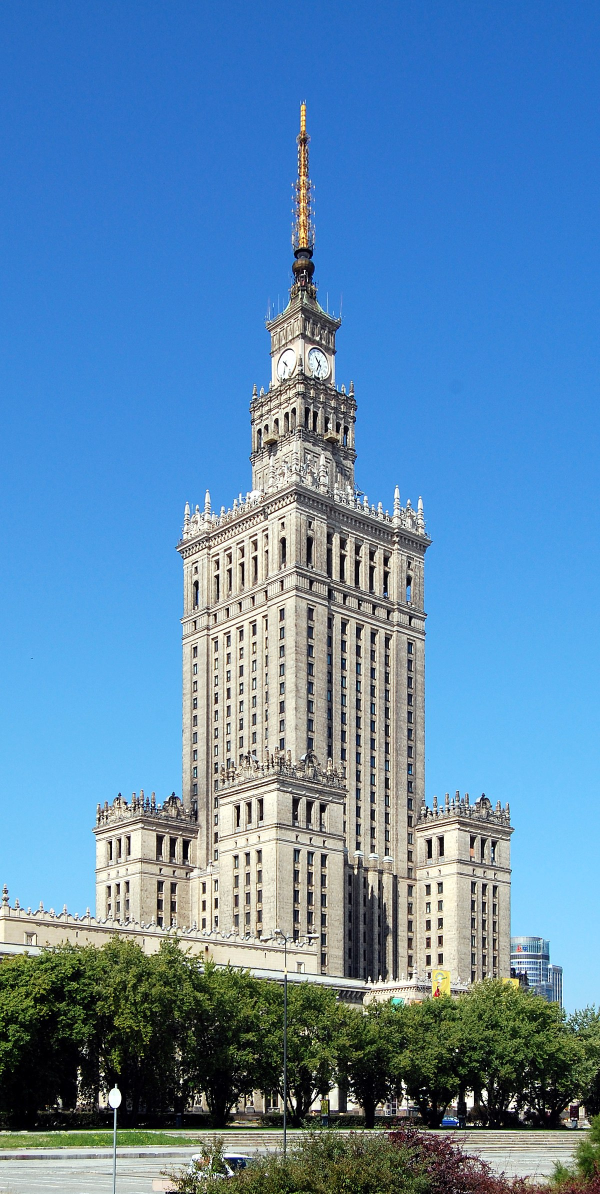
#> input picture PKIN.jpg, 1200 x 2388 px (shown at 1/2 size)
$ python -i helper_functions_2.py   (imports and definitions only)
#> lines starting #> are read from the running program, lines starting #| are printed output that depends on the picture
import cv2
import matplotlib.pyplot as plt
import numpy as np


def display_image(image, title="Image", cmap=None, figsize=(6, 6)):
    plt.figure(figsize=figsize)
    if cmap:
        # Ensure image is 2D for colormaps
        if len(image.shape) > 2:
            image_display = image[
                :, :, 0
            ]  # Display first channel if multi-channel grayscale
        else:
            image_display = image
        plt.imshow(image_display, cmap=cmap)
    else:
        # OpenCV BGR to Matplotlib RGB
        if len(image.shape) == 3:
            plt.imshow(cv2.cvtColor(image, cv2.COLOR_BGR2RGB))
        else:
            plt.imshow(image, cmap="gray")  # Grayscale
    plt.title(title)
    plt.axis("off")
    plt.show()


# Helper function to display labeled images with distinct colors
def display_labeled_image(labeled_image, title="Labeled Image", figsize=(6, 6)):
    # Map component labels to hue value, 0 label is background
    label_hue = np.uint8(179 * labeled_image / np.max(labeled_image))
    # Set background to black
    blank_ch = 255 * np.ones_like(label_hue)
    labeled_img_colored = cv2.merge([label_hue, blank_ch, blank_ch])
    # Convert from HSV to BGR
    labeled_img_colored = cv2.cvtColor(labeled_img_colored, cv2.COLOR_HSV2BGR)
    # Set background label (0) to black
    labeled_img_colored[label_hue == 0] = 0

    plt.figure(figsize=figsize)
    plt.imshow(
        cv2.cvtColor(labeled_img_colored, cv2.COLOR_BGR2RGB)
    )  # Convert BGR to RGB for display
    plt.title(title)
    plt.axis("off")
    plt.show()

>>> import cv2
>>> picture = cv2.imread('PKIN.jpg', cv2.IMREAD_GRAYSCALE)
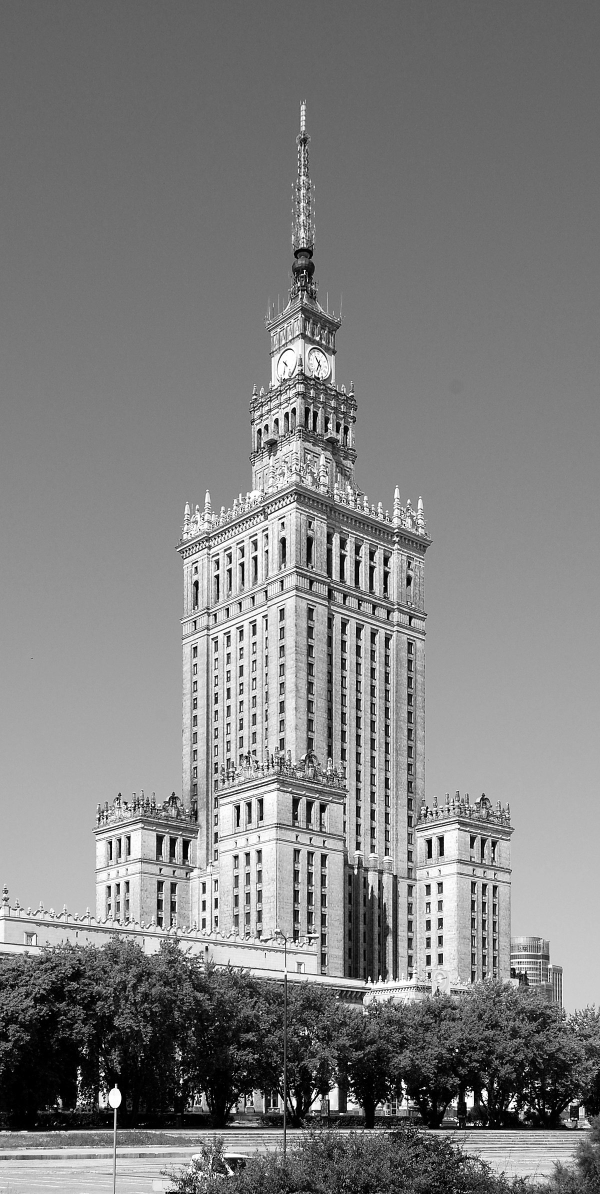
#> picture: shape (2388, 1200) (shown at 1/2 size); min 0, max 255, mean 127.7
>>> result = display_labeled_image(picture)
#> in display_labeled_image, `label_hue = np.uint8(179 * labeled_image / np.max(labeled_image))`:
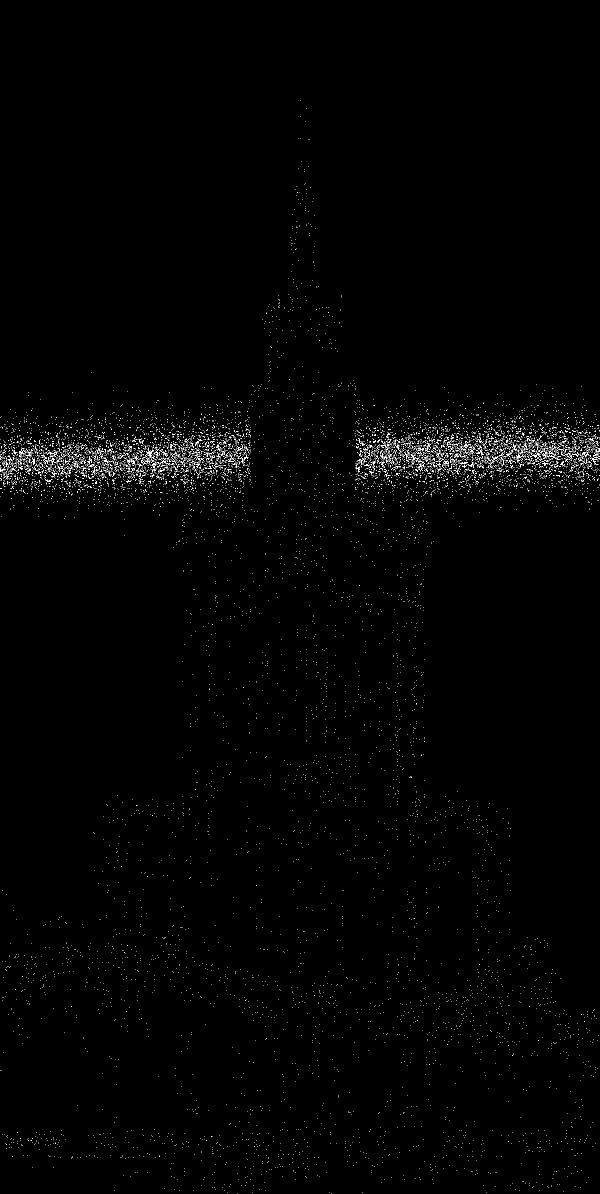
#> label_hue: shape (2388, 1200) (shown at 1/2 size); values 0 (black) and 1 (white), 0.71% white in thin lines or dots
#> in display_labeled_image, `labeled_img_colored = cv2.merge([label_hue, blank_ch, blank_ch])`:
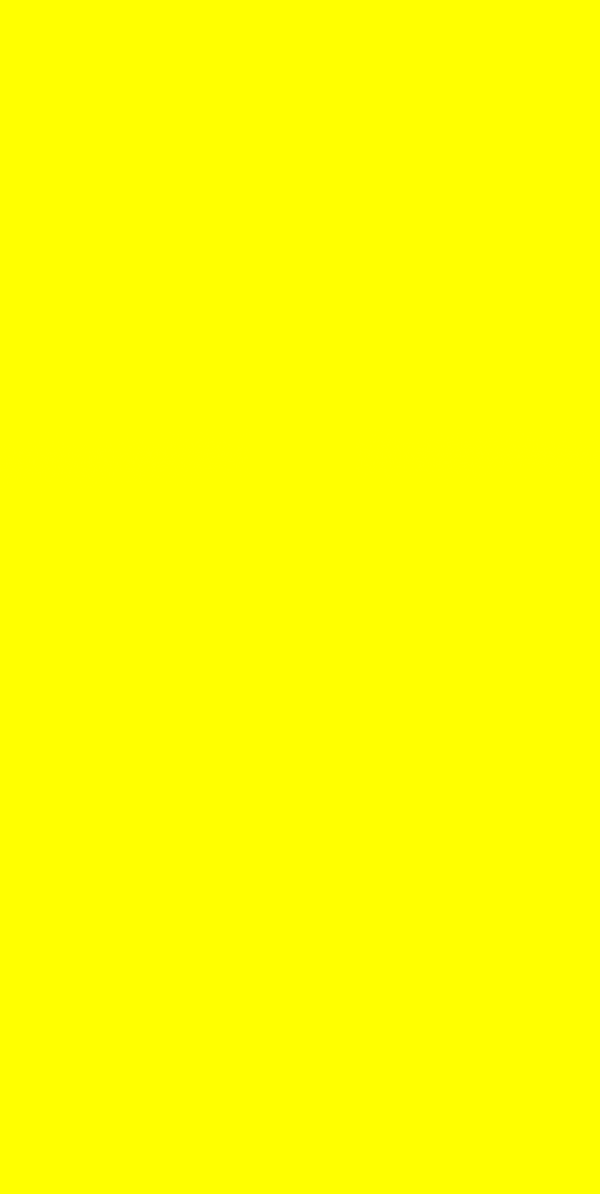
#> labeled_img_colored: shape (2388, 1200, 3) (shown at 1/2 size); mean of channels 0, 1, 2 0, 255, 255; drawn as B, G, R
#> in display_labeled_image, `labeled_img_colored = cv2.cvtColor(labeled_img_colored, cv2.COLOR_HSV2..`:
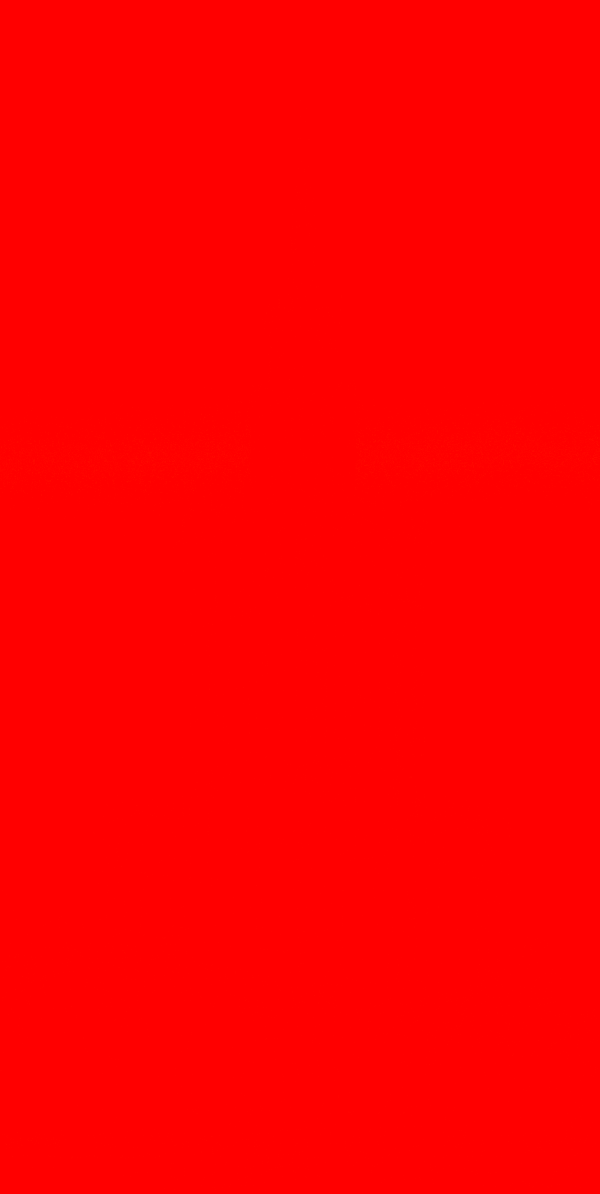
#> labeled_img_colored: shape (2388, 1200, 3) (shown at 1/2 size); mean B, G, R 0, 0.1, 255
#> in display_labeled_image, `labeled_img_colored[label_hue == 0] = 0`:
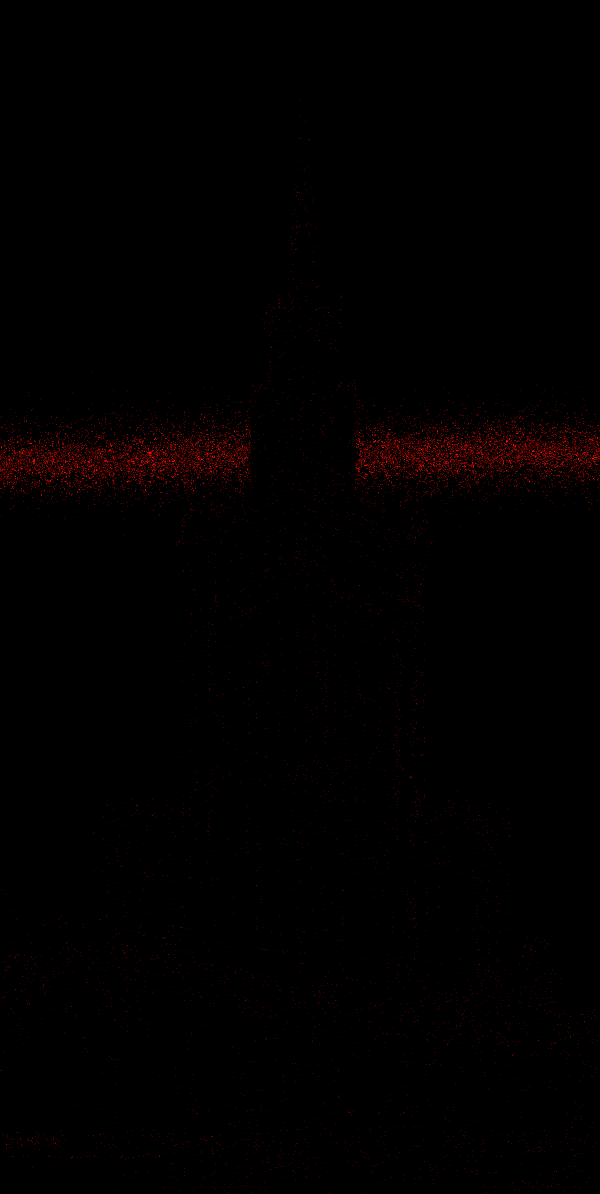
#> labeled_img_colored: shape (2388, 1200, 3) (shown at 1/2 size); mean B, G, R 0, 0.1, 1.8
